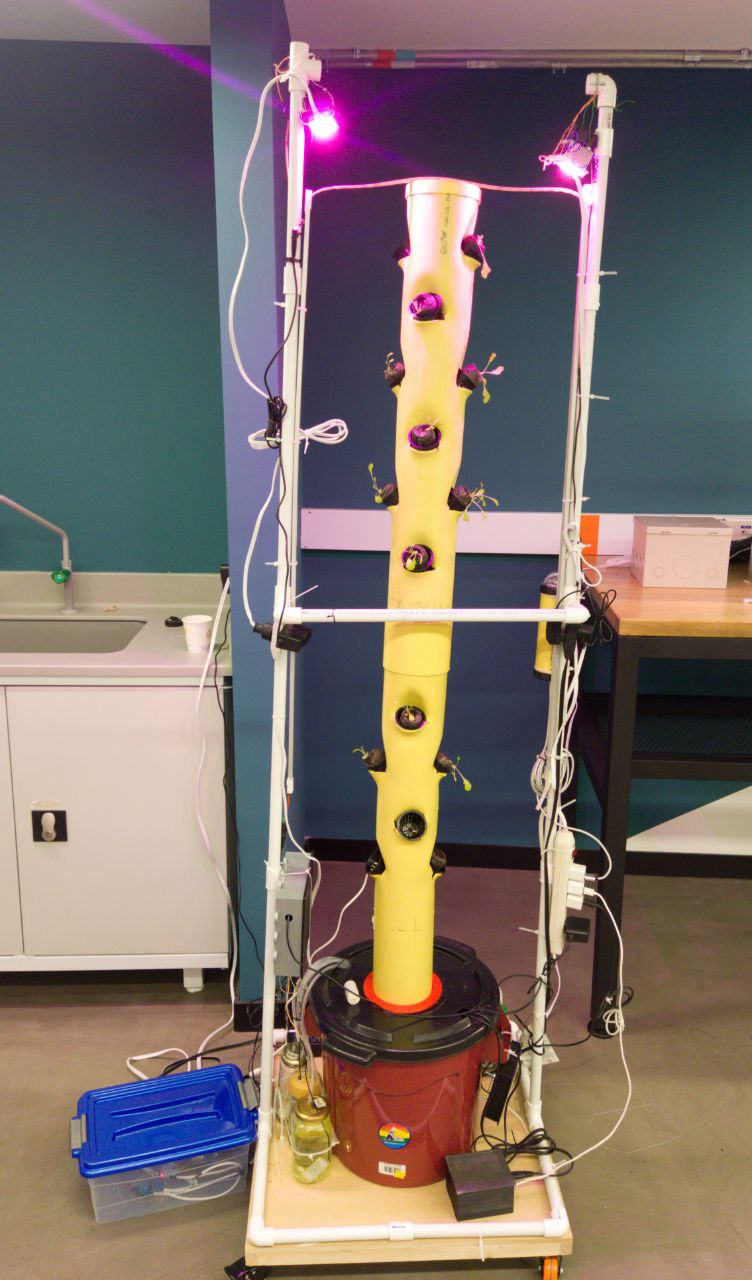
#> input picture corner/entrega3/conclusiones_imgs/sistema_completo.jpg, 752 x 1280 px, given in place of the camera
$ jupyter execute 'Proyecto I Filter me.ipynb'   (older library calls are emulated)   (text cells are left out)
#> lines starting #> are read from the running program, lines starting #| are printed output that depends on the picture
[cell 1]
import cv2
import numpy as np
import numba as nb

[cell 2]
vid = cv2.VideoCapture(0)

while(True):

    # Capture the video frame
    # by frame
    ret, frame = vid.read()
#> frame is the input picture: shape (1280, 752, 3); mean B, G, R 105.3, 110.5, 123.1

    gray = cv2.cvtColor(frame , cv2.COLOR_BGR2GRAY)
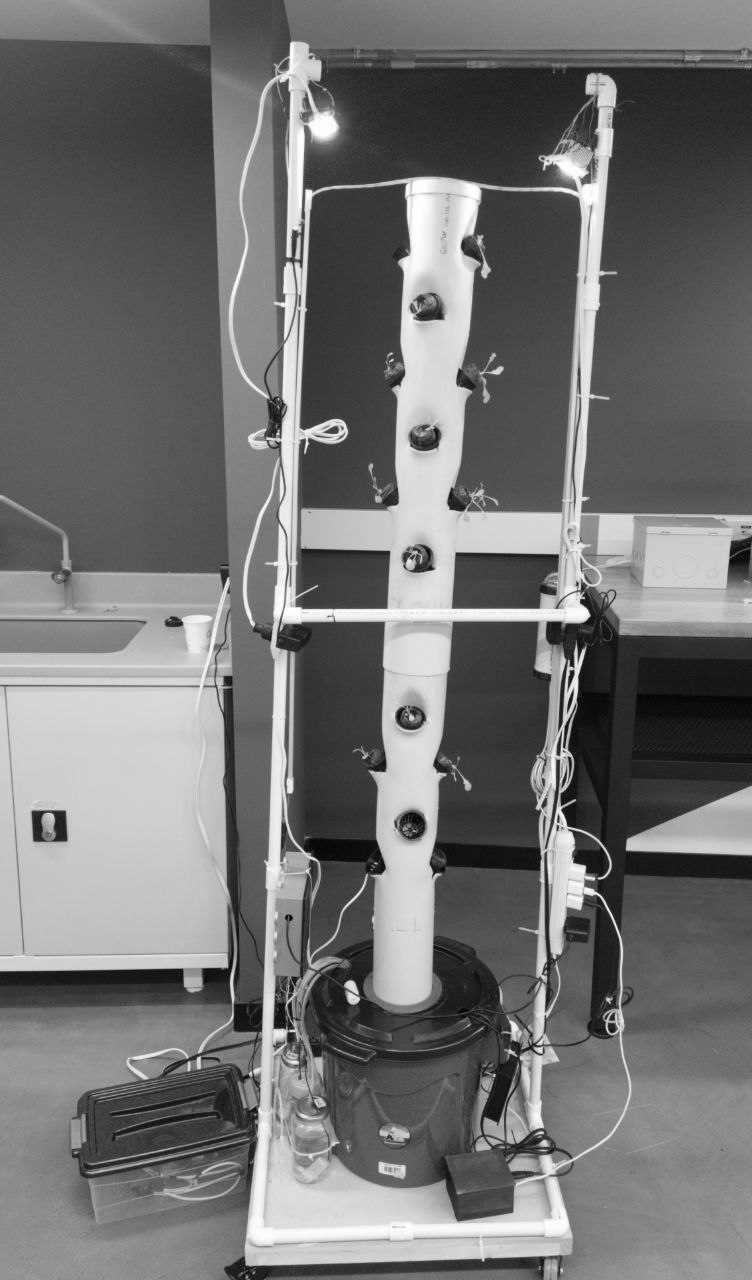
#> gray: shape (1280, 752); min 2, max 255, mean 113.7
    gray = cv2.GaussianBlur(gray, (5, 5), 0)

    # Calculation of Sobelx
    sobelx = cv2.Sobel(gray, cv2.CV_64F, 1, 0, ksize=3)

    # Calculation of Sobely
    sobely = cv2.Sobel(gray, cv2.CV_64F, 0, 1, ksize=3)
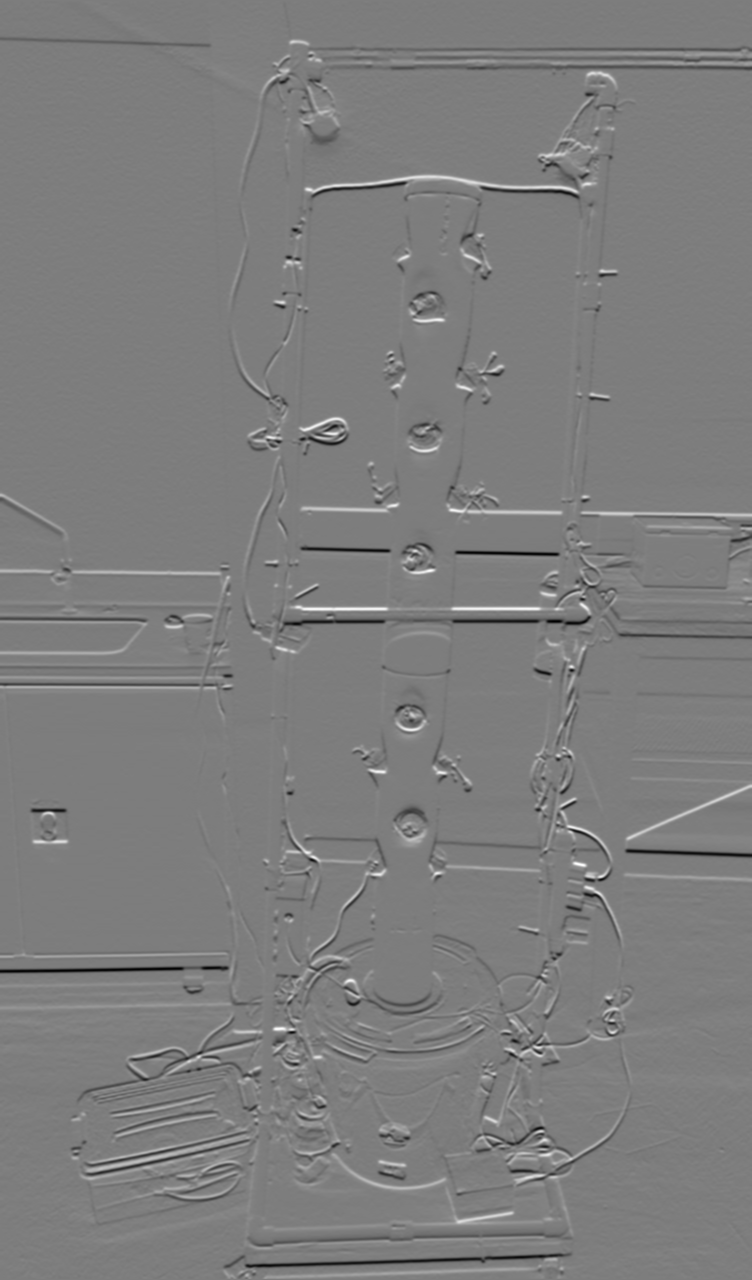
#> sobely: shape (1280, 752) float64; min -449, max 462, mean 0; drawn with min black and max white

    # Calculation of Laplacian
    laplacian = cv2.Laplacian(gray,cv2.CV_64F)
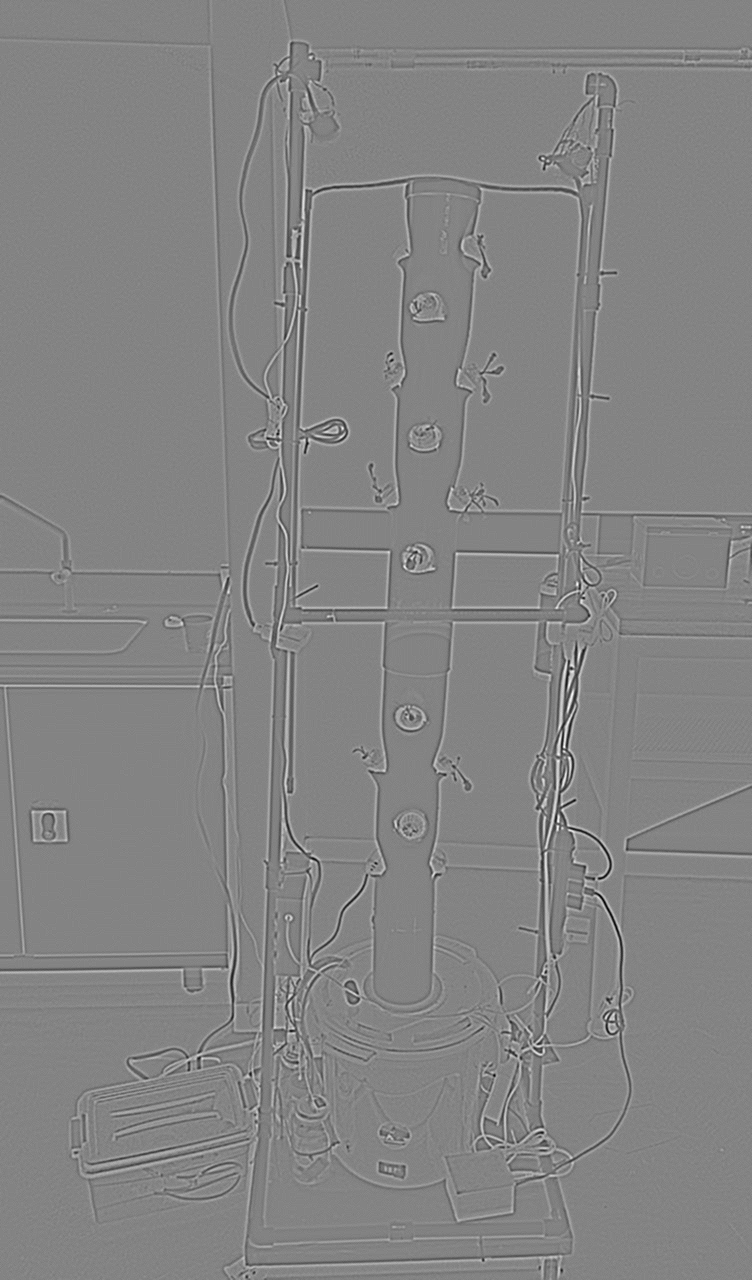
#> laplacian: shape (1280, 752) float64; min -75, max 70, mean 0; drawn with min black and max white

    #img = cv2.cvtColor(sobelx+sobely, cv2.COLOR_BGR2GRAY)

    # Display the resulting frame
    #cv2.imshow('frame', sobelx+sobely)
    #cv2.imshow('frame', (sobelx+sobely)/255*2 )
    cv2.imshow('frame', (laplacian+sobelx+sobely)/255*3 )
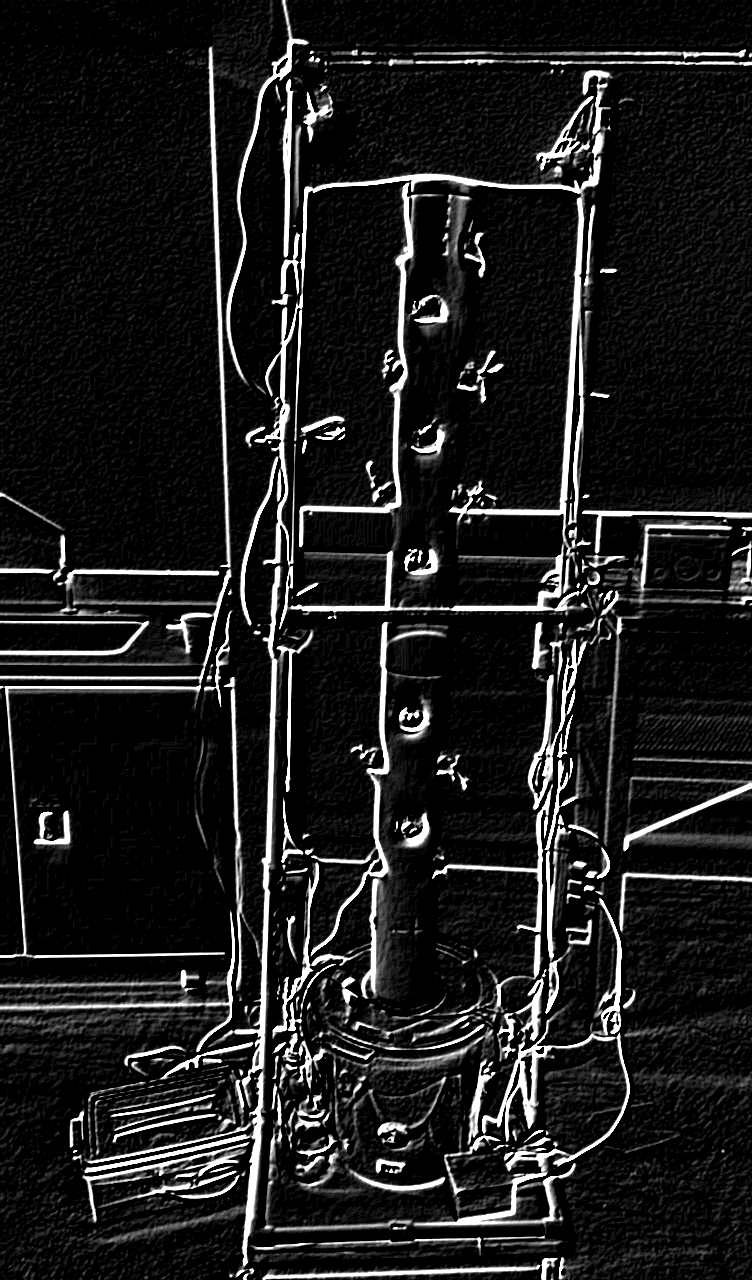
#> window 'frame': shape (1280, 752); min 0, max 255, mean 29.4


    # the 'q' button is set as the
    # quitting button you may use any
    # desired button of your choice
    if cv2.waitKey(1) & 0xFF == ord('q'):
#> (key q is pressed here)
        break

# After the loop release the cap object
vid.release()
# Destroy all the windows
cv2.destroyAllWindows()
